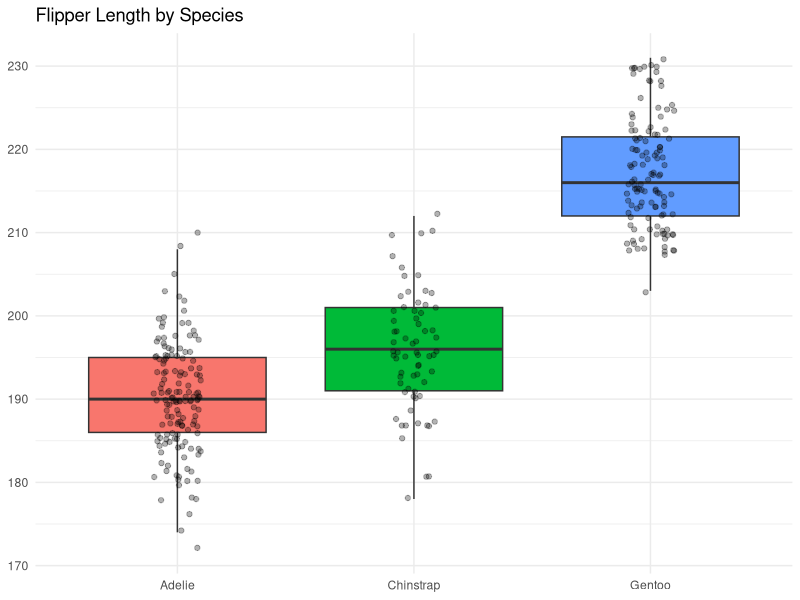

Generate this figure with R:
# Load packages
library(palmerpenguins)
library(tidyverse)

# Read in data
penguins_raw <- read_csv("data/penguins.csv")

# Inspect data
head(penguins_raw)
glimpse(penguins_raw)
view(penguins_raw)

# Clean data
penguins_clean <- penguins_raw %>%
  select(-V6) %>%
  filter(species != "Err") %>%
  drop_na(sex) %>%
  mutate(across(ends_with("mm"), as.numeric))

# Analysis
penguins_clean %>%
  count(species)

with(penguins_clean, tapply(flipper_length_mm, species, summary))

penguins_clean %>%
  ggplot(aes(species, flipper_length_mm, fill = species)) +
  geom_boxplot(outlier.alpha = 0) +
  geom_jitter(width = 0.1, alpha = 0.3) +
  labs(
    x = NULL,
    y = NULL,
    title = "Flipper Length by Species"
  ) +
  theme_minimal() +
  theme(legend.position = "none")

flipper_anova <- aov(flipper_length_mm ~ species, data = penguins_clean)
summary(flipper_anova)
TukeyHSD(flipper_anova)

# Write out, cleanup
write_csv(penguins_clean, "data/penguins_clean.csv")
